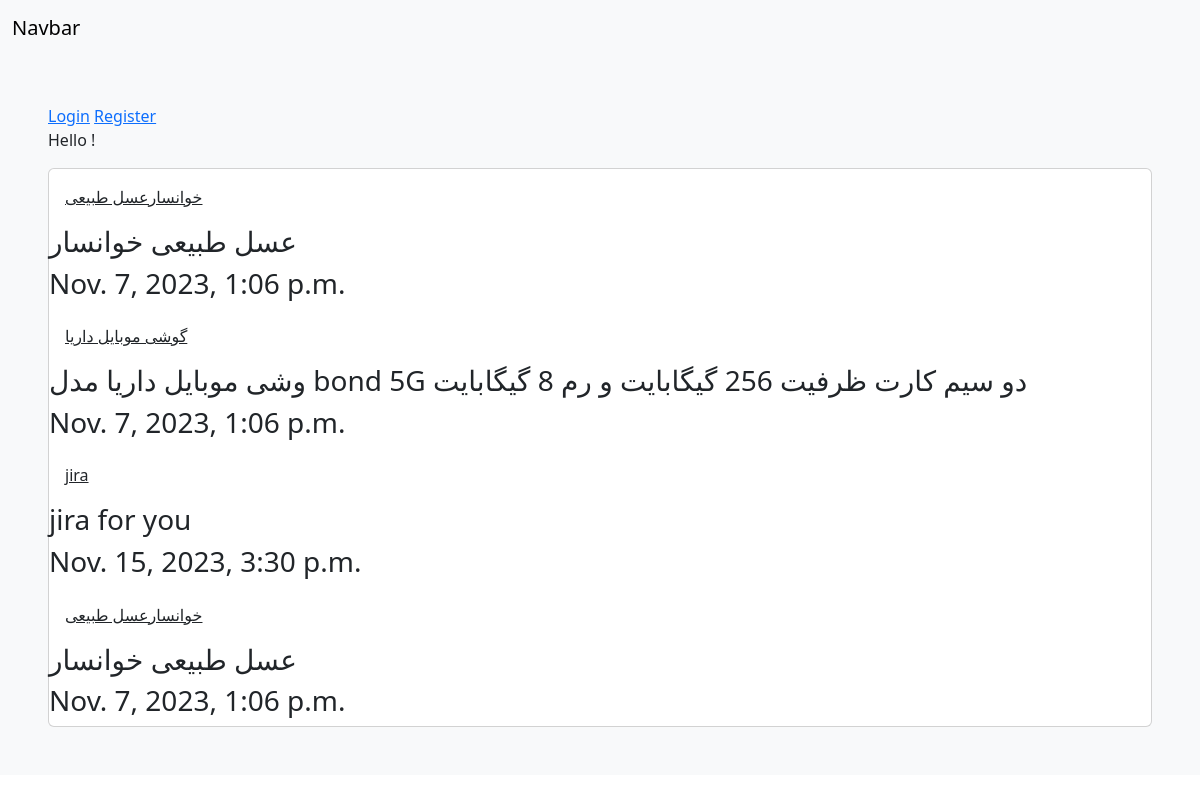
The page / on the database its author committed.
### home/models.py (models this page shows)
class Todo (models.Model):
    title=models.CharField(max_length=200)
    body=models.TextField()
    created=models.DateTimeField()

### home/views.py (the view)
# urls.py: path('', include('home.urls')),
def home(request):
    allTodo=Todo.objects.all()
    return render(request, 'home.html',{'todos':allTodo})

### templates/home.html (shortened to what this page needs)
{% extends 'Base.html' %}
{% block content %}
    {% if request.user.is_authenticated %}
    	<a href="{% url 'user_logout' %}">Logout</a>
    {% else %}
        <a href="{% url 'user_login' %}">Login</a>
        <a href="{% url 'user_reg' %}">Register</a>
    {% endif %}
    <p>Hello {{ request.user.first_name }} !</p>
    <div class="card">
     {% for todo in todos %}
 	<a class="card-body" href="{% url 'details' todo.id %}"> {{ todo.title }}</a>
 	<h3> {{ todo.body}}</h3>
 	<h3> {{ todo.created }}</h3>
 {% endfor %}
    </div>
{% endblock %}

### rows shown on the page
Todo: title "خوانسارعسل طبیعی", body "عسل طبیعی خوانسار", created "Nov. 7, 2023, 1:06 p.m."
Todo: title "گوشی موبایل داریا", body "وشی موبایل داریا مدل bond 5G دو سیم کارت ظرفیت 256 گیگابایت و رم 8 گیگابایت", created "Nov. 7, 2023, 1:06 p.m."
Todo: title "jira", body "jira for you", created "Nov. 15, 2023, 3:30 p.m."
Todo: title "خوانسارعسل طبیعی", body "عسل طبیعی خوانسار", created "Nov. 7, 2023, 1:06 p.m."
